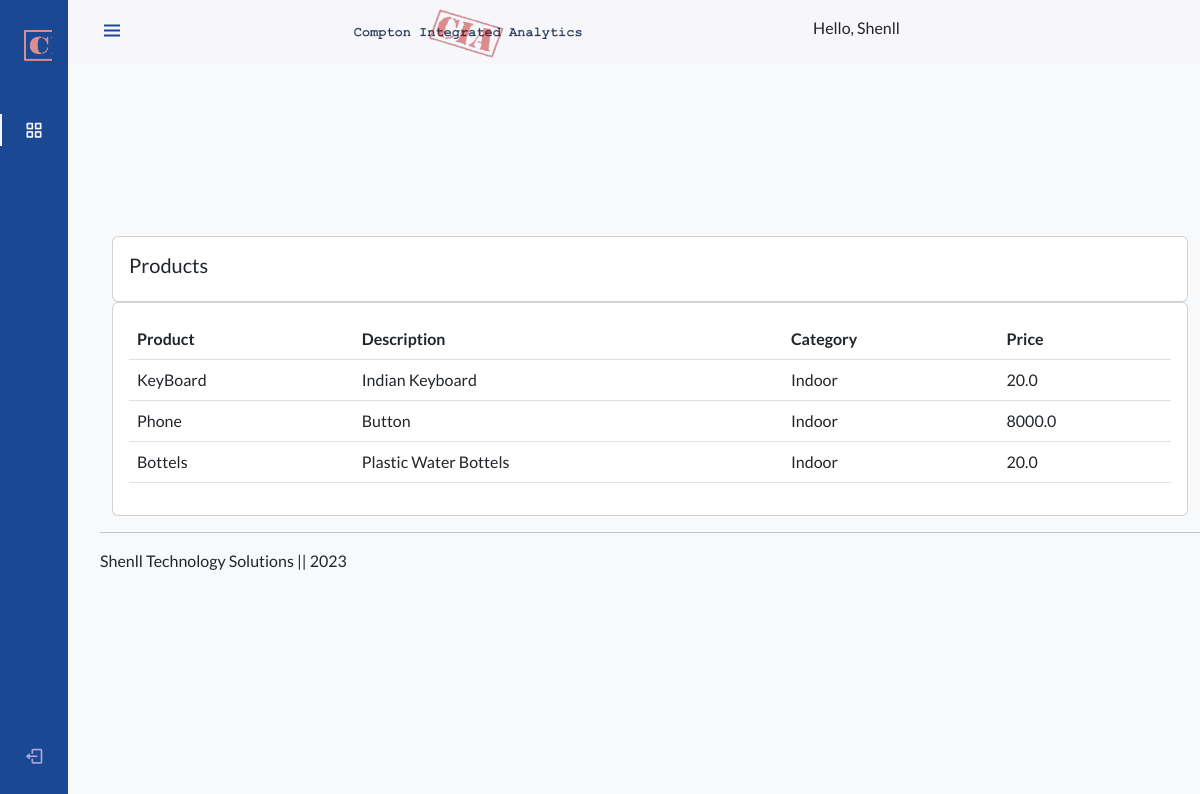
The page /products/ (signed in) on the database its author committed.
### account/models.py (models this page shows, shortened)
class Product(models.Model):
    CATEGORY = (
            ('Indoor', 'Indoor'),
            ('Out Door', 'Out Door'),
            )
    name = models.CharField(max_length=200, null=True)
    price = models.FloatField(null=True)
    category = models.CharField(max_length=200, null=True, choices=CATEGORY)
    description = models.CharField(max_length=200, null=True)
    date_created = models.DateTimeField(auto_now_add=True, null=True)
    tags = models.ManyToManyField(Tag)

### account/decorators.py (the view)
		def wrapper_func(request, *args, **kwargs):
			group = None
			if request.user.groups.exists():
				group = request.user.groups.all()[0].name
			if group in allowed_roles:
				return view_func(request, *args, **kwargs)
			else:
				return HttpResponse('You are not authorized to view this page')

### account/views.py (called while the page is built)
@login_required(login_url='login')
@allowed_users(allowed_roles=['admin'])
def products(request):
	products = Product.objects.all()
	return render(request, 'account/products.html', {'products':products})

### account/templates/account/products.html
{%  extends 'account/main.html' %}
{% block content %}
		<br>
    <div class = "container">
		<div class="row">
			<div class="col-md">
				<div class="card card-body">
					<h5>Products</h5>
				</div>
				<div class="card card-body">
					<table class="table">
						<tr>
							<th>Product</th>
							<th>Description</th>
							<th>Category</th>
							<th>Price</th>
						</tr>
						{% for i in products %}
						<tr>
							<td>{{i.name}}</td>
							<td>{{i.description}}</td>
							<td>{{i.category}}</td>
							<td>{{i.price}}</td>
						</tr>
						{% endfor %}
					</table>
				</div>
			</div>
		</div>
    </div>
{% endblock content %}

### account/templates/account/main.html (shortened to what this page needs)
{% load static %}
<!DOCTYPE html>
<html>
    <head>
        <link rel="stylesheet" href="https://cdn.jsdelivr.net/npm/bootstrap@5.2.3/dist/css/bootstrap.min.css">
        <link rel="stylesheet" href="https://cdn.jsdelivr.net/npm/boxicons@latest/css/boxicons.min.css">
        <link rel="stylesheet" type="text/css" href="{% static '/css/main.css' %}">
        <link href="https://fonts.cdnfonts.com/css/lato" rel="stylesheet">
    </head>
    <body>
    {% include 'account/sidebar.html' %}
    {% block content %}
    {% endblock  %}
    <hr>
    <div><p>Shenll Technology Solutions || 2023</p></div>
    </body>
</html>

### account/templates/account/sidebar.html (shortened to what this page needs)
{% load static %}
<body id="body-pd">
  <header class="header" id="header">
    <div class="header_toggle">
      <i class="bx bx-menu" id="header-toggle"></i>
    </div>
    <img src={% static 'images/Logo-Smaller-text-darker-cia.png' %} alt="" />
    <h6> Hello, {{request.user}} </h6>
    <div class="header_img">
      <img src="https://i.imgur.com/hczKIze.jpg" alt="" />
    </div>
  </header>
  <div class="l-navbar" id="nav-bar">
    <nav class="nav">
      <div>
        <a href="#" class="nav_logo">
          <img src=" {% static 'images/logo.png' %}" alt="" />
        </a>
        <div class="nav_list">
          <a href = "{% url 'home' %}" class="nav_link active">
            <i class="bx bx-grid-alt nav_icon"></i>
          </a>
        </div>
      </div>
      <a href="{% url 'logout' %}" class="nav_link">
        <i class="bx bx-log-out nav_icon"></i>
      </a>
    </nav>
  </div>
</body>

### static/css/main.css (style rules this page uses)
:root { --header-height: 3rem; --nav-width: 68px; --first-color: #1A4893; --first-color-light: #afa5d9; --white-color: #f7f6fb; --body-font: "Nunito", sans-serif; --normal-font-size: 1rem; --z-fixed: 100; }
body { font-family: 'Lato'; background-color: #f7f9fa; }
a { text-decoration: none; font-family: 'Inter', sans-serif; }
.header { width: 100%; height: var(--header-height); position: fixed; top: 0; left: 0; display: flex; align-items: center; justify-content: space-between; padding: 0 1rem; background-color: var(--white-color); z-index: var(--z-fixed); transition: 0.5s; }
.header_toggle { color: var(--first-color); font-size: 1.5rem; cursor: pointer; }
.header_img { width: 35px; height: 35px; display: flex; justify-content: center; border-radius: 50%; overflow: hidden; padding-left: 5px; }
.header_img img { width: 40px; }
.l-navbar { position: fixed; top: 0; left: -30%; width: var(--nav-width); height: 100vh; background-color: var(--first-color); padding: 0.5rem 1rem 0 0; transition: 0.5s; z-index: var(--z-fixed); }
.nav { height: 100%; display: flex; flex-direction: column; justify-content: space-between; overflow: hidden; }
.nav_logo, .nav_link { display: grid; grid-template-columns: max-content max-content; align-items: center; column-gap: 1rem; padding: 0.5rem 0 0.5rem 1.5rem; }
.nav_logo { margin-bottom: 2rem; }
.nav_link { position: relative; color: var(--first-color-light); margin-bottom: 1.5rem; transition: 0.3s; }
.nav_icon { font-size: 1.25rem; }
.active { color: var(--white-color); }
.active::before { content: ""; position: absolute; left: 0; width: 2px; height: 32px; background-color: var(--white-color); }
@media screen and (min-width: 768px) { body { margin: calc(var(--header-height) + 1rem) 0 0 0; padding-left: calc(var(--nav-width) + 2rem); } }
@media screen and (min-width: 768px) { .header { height: calc(var(--header-height) + 1rem); padding: 0 2rem 0 calc(var(--nav-width) + 2rem); } }
@media screen and (min-width: 768px) { .header_img { width: 40px; height: 40px; } }
@media screen and (min-width: 768px) { .header_img img { width: 45px; } }
@media screen and (min-width: 768px) { .l-navbar { left: 0; padding: 1rem 1rem 0 0; } }
body { height: 100vh; margin: 0; place-content: center; }

### rows shown on the page
Product: name "KeyBoard", description "Indian Keyboard", category "Indoor", price "20.0"
Product: name "Phone", description "Button", category "Indoor", price "8000.0"
Product: name "Bottels", description "Plastic Water Bottels", category "Indoor", price "20.0"

### other values the page prints
{{ request.user }} "Shenll"
